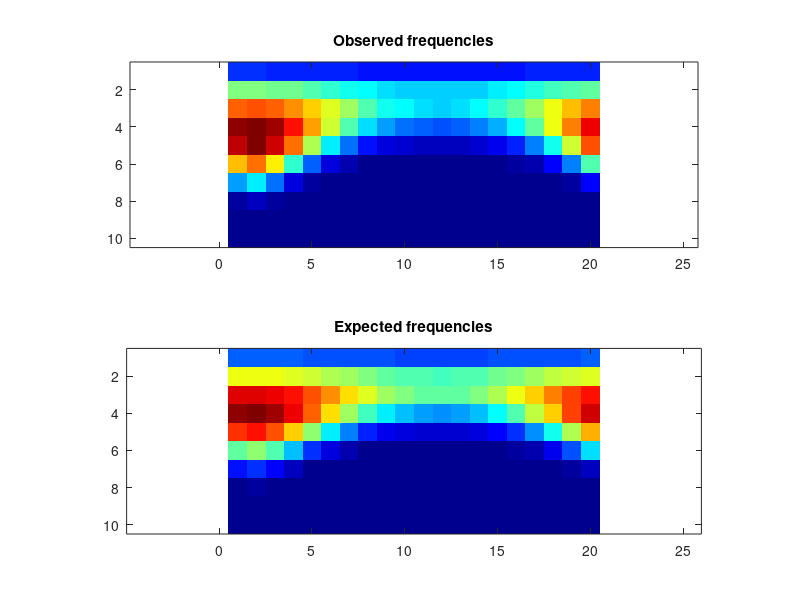

MATLAB code for this plot:
frequencies = [ 3616, 3547, 3500, 3477, 3405, 3299, 3159, 3105, 2972, 2954, 2999, 2965, 2934, 3063, 3021, 3119, 3298, 3295, 3379, 3407; 11041, 10881, 10741, 10570, 9940, 9265, 8621, 8318, 7658, 7175, 7183, 7024, 7160, 7281, 7782, 8253, 8912, 9510, 10156, 10476; 17368, 17680, 17449, 16304, 14794, 13206, 11595, 10007, 8754, 8068, 7650, 7303, 7666, 8179, 9112, 10382, 11814, 13576, 15366, 16574; 21820, 22203, 21462, 18994, 15970, 12723, 9899, 7593, 6216, 5191, 4609, 4487, 4823, 5389, 6446, 8242, 10487, 13530, 16720, 19660; 20956, 22417, 20487, 16842, 11994, 7898, 4983, 3137, 2039, 1534, 1217, 1161, 1283, 1619, 2181, 3379, 5412, 8486, 12923, 17684; 15171, 17047, 14171, 9241, 4632, 2047, 814, 309, 158, 80, 69, 33, 87, 98, 183, 444, 1018, 2457, 5429, 10055; 5979, 7719, 5203, 1877, 391, 88, 11, 0, 0, 0, 1, 0, 0, 0, 0, 3, 23, 97, 643, 2462; 676, 1332, 431, 31, 0, 0, 0, 0, 0, 0, 0, 0, 0, 0, 0, 0, 0, 0, 1, 51; 3, 30, 1, 0, 0, 0, 0, 0, 0, 0, 0, 0, 0, 0, 0, 0, 0, 0, 0, 0; 0, 0, 0, 0, 0, 0, 0, 0, 0, 0, 0, 0, 0, 0, 0, 0, 0, 0, 0, 0 ];
expFrequencies = [ 13352.4, 13383.2, 13334.9, 13212.4, 13027.9, 12800.1, 12551.9, 12308, 12092.3, 11925.2, 11822.2, 11792.5, 11839, 11957.3, 12136.7, 12360.6, 12607.6, 12853.3, 13073.4, 13245.5; 39034.2, 39258.8, 38907.1, 38015.7, 36679.8, 35044.5, 33287.3, 31591.3, 30120.1, 29001.2, 28321, 28126.8, 28431.4, 29214.5, 30420.6, 31954.3, 33679.1, 35425.3, 37008.5, 38256.6; 57649.2, 58302.8, 57280, 54707.6, 50916.1, 46404.2, 41742.1, 37447.4, 33897.6, 31312, 29789.5, 29361.8, 30034, 31797.2, 34609.1, 38348.8, 42763.6, 47440.7, 51841.1, 55399.8; 63107.2, 64479.3, 62337, 57072.3, 49669.3, 41467.6, 33734.2, 27302.7, 22496.9, 19289.1, 17515.8, 17033, 17794.7, 19872.2, 23422.9, 28596.8, 35362.4, 43290.7, 51434.1, 58470.8; 52517.1, 54822.8, 51243.7, 42951.1, 32539.1, 22735.3, 15148.1, 10038.7, 6916.18, 5157.01, 4294.82, 4073.61, 4425.26, 5457.61, 7472.23, 10980.5, 16613.4, 24757.2, 34886.9, 45082.9; 29925.1, 32858.6, 28371.3, 19385.9, 10763.5, 5129.26, 2262.84, 1004.2, 485.962, 275.531, 193.702, 174.968, 205.181, 307.355, 564.639, 1197.37, 2721.12, 6106.39, 12460.6, 21510.8; 8686.81, 10935.6, 7629.36, 3101.67, 824.691, 163.981, 28.0503, 4.83195, 0.991686, 0.284714, 0.130553, 0.104168, 0.148329, 0.362341, 1.37735, 7.07935, 41.7585, 239.166, 1140.76, 3949.17; 601.07, 1158.21, 418.886, 36.9056, 1.01648, 0.0111085, 6.91869e-005, 3.90822e-007, 3.34317e-009, 7.20642e-011, 6.20509e-012, 3.01774e-012, 9.30487e-012, 1.52354e-010, 9.05557e-009, 1.21424e-006, 0.00021969, 0.0323125, 2.47266, 70.5124; 0.628313, 7.91817, 0.112692, 1.67293e-007, 2.57361e-017, 0, 0, 0, 0, 0, 0, 0, 0, 0, 0, 0, 0, 0, 8.1857e-015, 7.50127e-006; 0, 0, 0, 0, 0, 0, 0, 0, 0, 0, 0, 0, 0, 0, 0, 0, 0, 0, 0, 0 ];
colormap(jet);
clf; subplot(2,1,1);
imagesc(frequencies);
title('Observed frequencies');
axis equal;
subplot(2,1,2);
imagesc(expFrequencies);
axis equal;
title('Expected frequencies');
